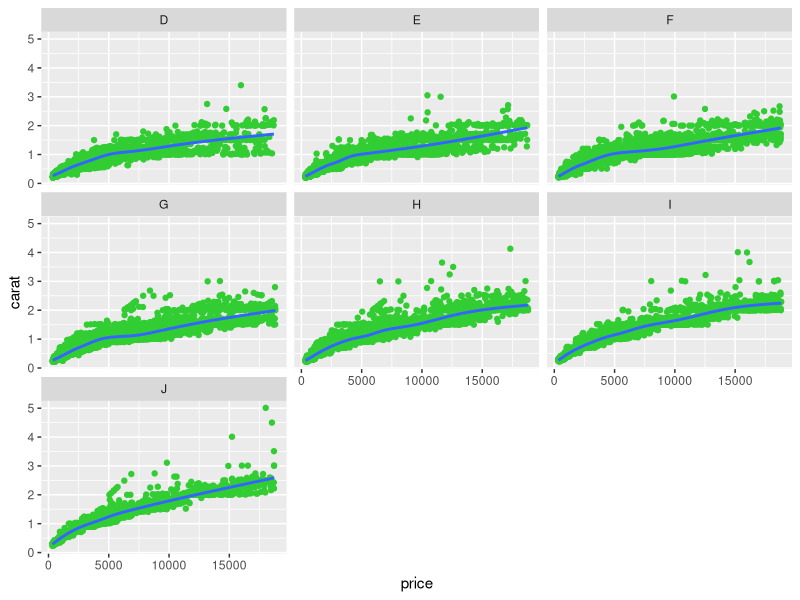
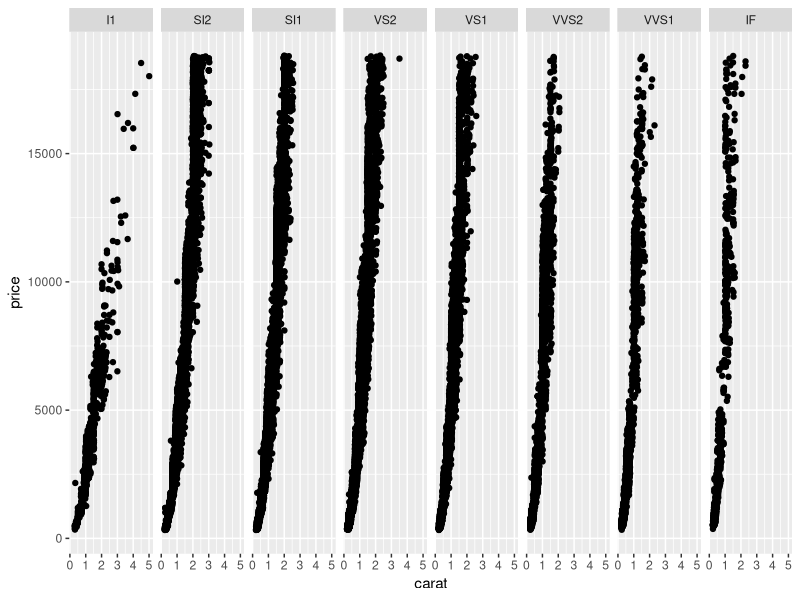
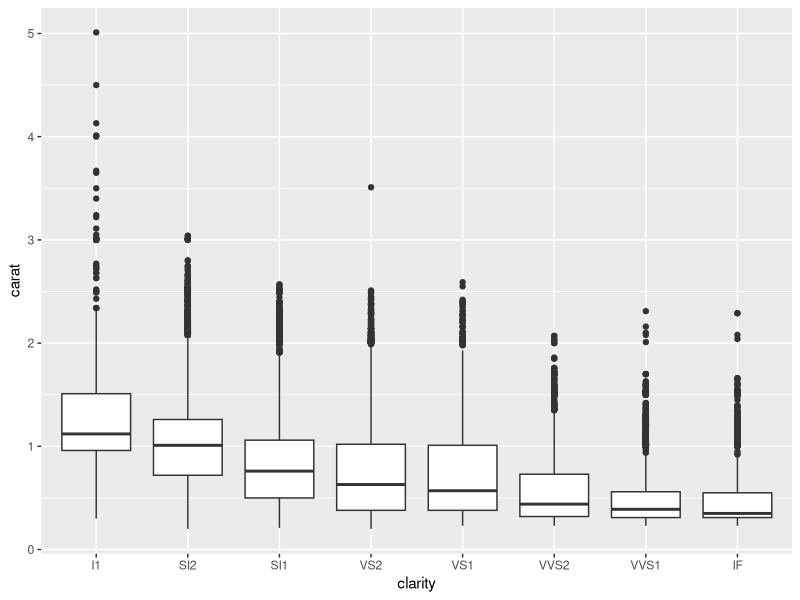

Here is the R script that generated these plots, in order:
library(tidyverse)
library(ggplot2)

diamonds %>% 
  ggplot(aes(x = price, y = carat)) +
    geom_point(color = "limegreen") +
    geom_smooth() +
    facet_wrap(~ color)

diamonds %>% 
  ggplot(aes(y = price, x = carat)) +
    geom_point() +
    facet_grid(. ~ clarity)

diamonds %>% 
  ggplot(aes(y = carat, x = clarity)) +
    geom_boxplot()
